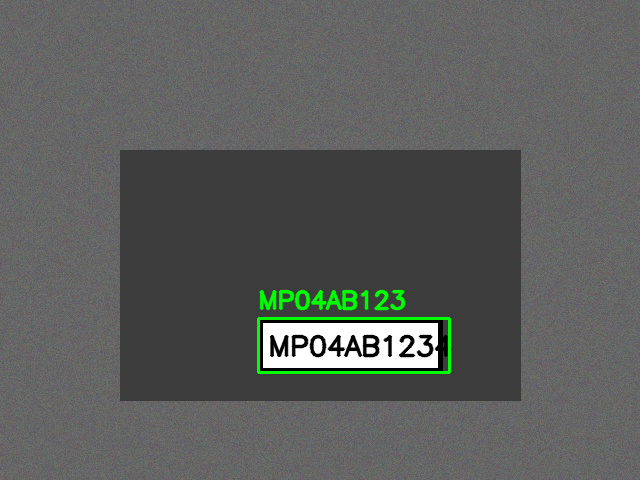
#> input picture synthetic_car1_overlay.png, 640 x 480 px; its folder holds only this picture in this run
$ python main.py -i synthetic_car1_overlay.png
#> lines starting #> are read from the running program, lines starting #| are printed output that depends on the picture; after the words box and inside, x2 and y2 are one past the last pixel; in counts of white or black regions, pixels touching at a corner belong together
### preprocess.py
"""
preprocess.py
-------------
Module 1: Preprocessing

Takes a raw BGR image and produces:
  - grayscale version
  - noise-reduced version (bilateral filter: smooths flat regions,
    preserves edges -- important because plate borders/characters
    are exactly the edges we need to keep sharp)
  - Canny edge map (used downstream for contour-based localization)

Kept deliberately simple / classical (no deep learning), per the
project scope: OpenCV only.
"""

import cv2
import numpy as np


def to_grayscale(image: np.ndarray) -> np.ndarray:
    """Convert a BGR image to single-channel grayscale."""
    if len(image.shape) == 2:
        return image  # already grayscale
    return cv2.cvtColor(image, cv2.COLOR_BGR2GRAY)


def denoise(gray: np.ndarray, d: int = 11, sigma_color: int = 17,
            sigma_space: int = 17) -> np.ndarray:
    """
    Apply a bilateral filter.

    Unlike Gaussian blur, bilateral filtering smooths noise/texture
    while keeping strong edges intact -- which is exactly what we
    want before edge detection, since we don't want to blur away
    the plate's rectangular border.
    """
    return cv2.bilateralFilter(gray, d, sigma_color, sigma_space)


def detect_edges(denoised: np.ndarray, low_thresh: int = 30,
                  high_thresh: int = 200) -> np.ndarray:
    """Run Canny edge detection on the denoised grayscale image."""
    return cv2.Canny(denoised, low_thresh, high_thresh)


def preprocess_image(image: np.ndarray) -> dict:
    """
    Run the full preprocessing pipeline on a single image.

    Returns a dict with each intermediate stage so callers (and the
    debug/report step) can inspect or save every step if needed.
    """
    gray = to_grayscale(image)
    denoised = denoise(gray)
    edges = detect_edges(denoised)

    return {
        "original": image,
        "gray": gray,
        "denoised": denoised,
        "edges": edges,
    }


# [18 lines that do not run on import are left out]

### localize.py
"""
localize.py
-----------
Module 2: Plate Localization

Given the Canny edge map from preprocess.py, this module:
  1. Finds contours in the edge map.
  2. Filters candidate contours by aspect ratio (plates are
     roughly 2:1 to 5:1, width:height) and by minimum/maximum area
     relative to the image, to throw out noise and implausible
     shapes.
  3. Ranks the surviving candidates and returns the best one(s) as
     bounding boxes (x, y, w, h).

Classical contour-geometry approach -- no ML/DL involved.
"""

from dataclasses import dataclass
from typing import List, Tuple

import cv2
import numpy as np


@dataclass
class PlateCandidate:
    x: int
    y: int
    w: int
    h: int
    area: float
    aspect_ratio: float
    score: float

    @property
    def bbox(self) -> Tuple[int, int, int, int]:
        return (self.x, self.y, self.w, self.h)


def find_candidates(
    edges: np.ndarray,
    image_shape: Tuple[int, int],
    min_aspect: float = 2.0,
    max_aspect: float = 5.5,
    min_area_frac: float = 0.001,
    max_area_frac: float = 0.20,
) -> List[PlateCandidate]:
    """
    Find plausible plate bounding boxes from an edge map.

    Args:
        edges: binary edge map (output of Canny).
        image_shape: (height, width) of the original image, used to
            normalize the area thresholds so they scale with image size.
        min_aspect/max_aspect: acceptable width:height ratio range.
        min_area_frac/max_area_frac: acceptable contour area as a
            fraction of the total image area (filters out both tiny
            noise specks and implausibly large regions).

    Returns:
        List of PlateCandidate, sorted best-first (highest score).
    """
    h_img, w_img = image_shape[:2]
    img_area = float(h_img * w_img)

    # Dilate edges slightly so broken/fragmented plate borders (common
    # with Canny on real-world images) connect into closed contours.
    kernel = np.ones((3, 3), np.uint8)
    dilated = cv2.dilate(edges, kernel, iterations=1)

    contours, _ = cv2.findContours(
        dilated, cv2.RETR_LIST, cv2.CHAIN_APPROX_SIMPLE
    )

    candidates: List[PlateCandidate] = []
    for cnt in contours:
        x, y, w, h = cv2.boundingRect(cnt)
        if h == 0:
            continue

        area = float(w * h)
        area_frac = area / img_area
        aspect_ratio = w / float(h)

        if not (min_area_frac <= area_frac <= max_area_frac):
            continue
        if not (min_aspect <= aspect_ratio <= max_aspect):
            continue

        # Score candidates: prefer boxes whose aspect ratio is close
        # to a "typical" plate ratio (~3.5) and that are reasonably
        # large (larger candidates are usually more reliable than
        # tiny fragments that happened to pass the filters).
        target_aspect = 3.5
        aspect_penalty = abs(aspect_ratio - target_aspect)
        score = area_frac * 10.0 - aspect_penalty

        candidates.append(
            PlateCandidate(
                x=x, y=y, w=w, h=h,
                area=area, aspect_ratio=aspect_ratio, score=score,
            )
        )

    candidates.sort(key=lambda c: c.score, reverse=True)
    return candidates


def non_max_suppress(
    candidates: List[PlateCandidate], iou_thresh: float = 0.3
) -> List[PlateCandidate]:
    """
    Simple greedy NMS so overlapping boxes around the same plate
    don't all get reported as separate candidates.
    """
    def iou(a: PlateCandidate, b: PlateCandidate) -> float:
        ax2, ay2 = a.x + a.w, a.y + a.h
        bx2, by2 = b.x + b.w, b.y + b.h
        ix1, iy1 = max(a.x, b.x), max(a.y, b.y)
        ix2, iy2 = min(ax2, bx2), min(ay2, by2)
        iw, ih = max(0, ix2 - ix1), max(0, iy2 - iy1)
        inter = iw * ih
        if inter == 0:
            return 0.0
        union = a.area + b.area - inter
        return inter / union if union > 0 else 0.0

    kept: List[PlateCandidate] = []
    for cand in candidates:
        if all(iou(cand, k) < iou_thresh for k in kept):
            kept.append(cand)
    return kept


def localize_plates(
    edges: np.ndarray,
    image_shape: Tuple[int, int],
    top_k: int = 3,
) -> List[PlateCandidate]:
    """Full localization step: find candidates, dedupe, return top_k."""
    candidates = find_candidates(edges, image_shape)
    candidates = non_max_suppress(candidates)
    return candidates[:top_k]


# [14 lines left out: function draw_candidates, not called in this run]


# [22 lines that do not run on import are left out]

### ocr_report.py
"""
ocr_report.py
-------------
Module 3: OCR / Reporting

Given the original image and the localized plate candidate(s):
  1. Crop the best candidate region.
  2. Binarize it (Otsu threshold) to give Tesseract a clean,
     high-contrast input.
  3. Run pytesseract OCR restricted to a plate-like character
     whitelist.
  4. Draw the bounding box + recognized text on the full image
     (overlay) for visual QA.
  5. Provide helpers to log per-image results to CSV/JSON so a
     batch run produces a flat-file report.

OCR is treated as best-effort: classical localization + Tesseract
(no deep learning) will not match commercial ANPR accuracy, and
that limitation is documented in the README rather than hidden.
"""

import json
import csv
import os
from dataclasses import dataclass, asdict
from typing import List, Optional

import cv2
import numpy as np
import pytesseract

from localize import PlateCandidate


# Plates are (almost always) uppercase letters + digits + occasional
# hyphen/space -- restricting Tesseract's charset measurably improves
# accuracy versus letting it guess from its full dictionary.
TESSERACT_CONFIG = (
    "--psm 7 -c tessedit_char_whitelist=ABCDEFGHIJKLMNOPQRSTUVWXYZ0123456789"
)


@dataclass
class OCRResult:
    image_name: str
    plate_found: bool
    bbox: Optional[tuple]
    aspect_ratio: Optional[float]
    recognized_text: str
    confidence_note: str


def crop_candidate(image: np.ndarray, candidate: PlateCandidate,
                    pad_frac: float = 0.05) -> np.ndarray:
    """Crop the candidate bbox out of the full image, with small padding."""
    h_img, w_img = image.shape[:2]
    pad_x = int(candidate.w * pad_frac)
    pad_y = int(candidate.h * pad_frac)

    x1 = max(0, candidate.x - pad_x)
    y1 = max(0, candidate.y - pad_y)
    x2 = min(w_img, candidate.x + candidate.w + pad_x)
    y2 = min(h_img, candidate.y + candidate.h + pad_y)

    return image[y1:y2, x1:x2]


def binarize_plate(crop: np.ndarray) -> np.ndarray:
    """
    Convert a cropped plate region to a clean black/white image using
    Otsu's method -- gives Tesseract a high-contrast, noise-reduced
    input rather than raw grayscale.
    """
    gray = cv2.cvtColor(crop, cv2.COLOR_BGR2GRAY) if len(crop.shape) == 3 else crop
    gray = cv2.resize(gray, None, fx=2, fy=2, interpolation=cv2.INTER_CUBIC)
    gray = cv2.bilateralFilter(gray, 7, 15, 15)
    _, binary = cv2.threshold(
        gray, 0, 255, cv2.THRESH_BINARY + cv2.THRESH_OTSU
    )
    return binary


def ocr_plate(binary_crop: np.ndarray) -> str:
    """Run Tesseract OCR on a binarized plate crop and clean the result."""
    try:
        raw = pytesseract.image_to_string(binary_crop, config=TESSERACT_CONFIG)
    except pytesseract.TesseractError:
        return ""
    # strip whitespace/newlines Tesseract tends to add
    return "".join(raw.split())


def process_image(
    image: np.ndarray,
    image_name: str,
    candidates: List[PlateCandidate],
) -> OCRResult:
    """
    Run OCR on the best candidate (if any) and return a structured
    result ready to log/report.
    """
    if not candidates:
        return OCRResult(
            image_name=image_name,
            plate_found=False,
            bbox=None,
            aspect_ratio=None,
            recognized_text="",
            confidence_note="no plate-shaped region found",
        )

    best = candidates[0]
    crop = crop_candidate(image, best)
    binary = binarize_plate(crop)
    text = ocr_plate(binary)

    note = "ok" if text else "region found but OCR returned no text " \
                              "(likely low contrast / non-standard font)"

    return OCRResult(
        image_name=image_name,
        plate_found=True,
        bbox=best.bbox,
        aspect_ratio=round(best.aspect_ratio, 2),
        recognized_text=text,
        confidence_note=note,
    )


# [24 lines left out: functions draw_result_overlay, write_csv_report, not called in this run]


def write_json_report(results: List[OCRResult], out_path: str) -> None:
    with open(out_path, "w") as f:
        json.dump([asdict(r) for r in results], f, indent=2)


# [23 lines that do not run on import are left out]

### main.py
"""
main.py
-------
CLI entry point. No GUI -- runs on a folder (or single file) of static
images, saves a bounding-box overlay per image, and writes a batch
CSV + JSON report.

Usage:
    python main.py --input sample_images/ --output output/
    python main.py --input sample_images/car1.jpg --output output/
"""

import argparse
import glob
import os
import sys
import time

import cv2

from preprocess import preprocess_image
from localize import localize_plates, draw_candidates
from ocr_report import (
    process_image,
    draw_result_overlay,
    write_csv_report,
    write_json_report,
)

VALID_EXTS = (".jpg", ".jpeg", ".png", ".bmp", ".tif", ".tiff")


def collect_image_paths(input_path: str) -> list:
    if os.path.isdir(input_path):
        paths = []
        for ext in VALID_EXTS:
            paths.extend(glob.glob(os.path.join(input_path, f"*{ext}")))
            paths.extend(glob.glob(os.path.join(input_path, f"*{ext.upper()}")))
        return sorted(paths)
    elif os.path.isfile(input_path):
        return [input_path]
    else:
        return []


def run_pipeline(image_path: str, output_dir: str, save_debug: bool):
    name = os.path.basename(image_path)
    img = cv2.imread(image_path)
    if img is None:
        print(f"  [skip] could not read {image_path}")
        return None

    stages = preprocess_image(img)
    candidates = localize_plates(stages["edges"], img.shape)
    result = process_image(img, name, candidates)

    overlay = draw_result_overlay(img, result)
    base, _ = os.path.splitext(name)
    overlay_path = os.path.join(output_dir, f"{base}_overlay.png")
    cv2.imwrite(overlay_path, overlay)

    if save_debug:
        debug_path = os.path.join(output_dir, f"{base}_candidates.png")
        cv2.imwrite(debug_path, draw_candidates(img, candidates))
        cv2.imwrite(os.path.join(output_dir, f"{base}_edges.png"), stages["edges"])

    status = f'"{result.recognized_text}"' if result.plate_found else "NOT FOUND"
    print(f"  {name}: {status}  ({result.confidence_note})")
    return result


def main():
    parser = argparse.ArgumentParser(
        description="License plate localization + OCR pipeline (no GUI, CLI only)."
    )
    parser.add_argument("--input", "-i", required=True,
                         help="Path to an image file or a directory of images.")
    parser.add_argument("--output", "-o", default="output",
                         help="Directory to write overlays + reports to.")
    parser.add_argument("--debug", action="store_true",
                         help="Also save intermediate edge maps and all "
                              "candidate boxes (not just the best one).")
    args = parser.parse_args()

    os.makedirs(args.output, exist_ok=True)

    image_paths = collect_image_paths(args.input)
    if not image_paths:
        print(f"No images found at: {args.input}")
        sys.exit(1)

    print(f"Found {len(image_paths)} image(s). Running pipeline...")
    start = time.time()

    results = []
    for path in image_paths:
        r = run_pipeline(path, args.output, args.debug)
#> in run_pipeline, img is the input picture: shape (480, 640, 3); mean B, G, R 91, 93.4, 91
#> in detect_edges, `return cv2.Canny(denoised, low_thresh, high_thresh)`:
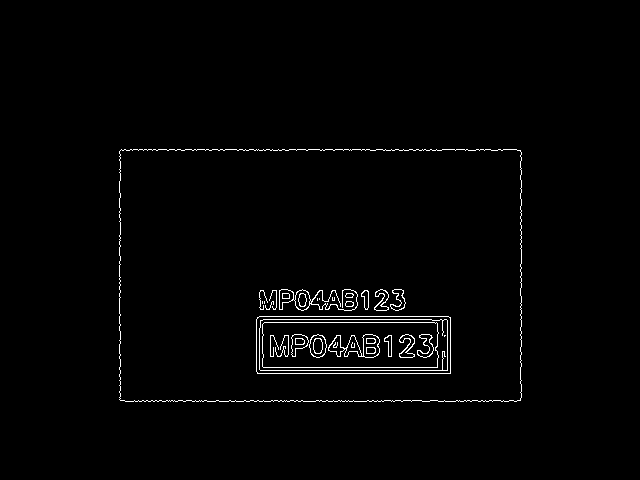
#> returned value: shape (480, 640); 1.4% white in thin lines or dots, all inside (x1, y1, x2, y2) = (119, 149, 522, 402)
#> in run_pipeline, `stages = preprocess_image(img)`: stages = 4 items
#> in find_candidates, `dilated = cv2.dilate(edges, kernel, iterations=1)`:
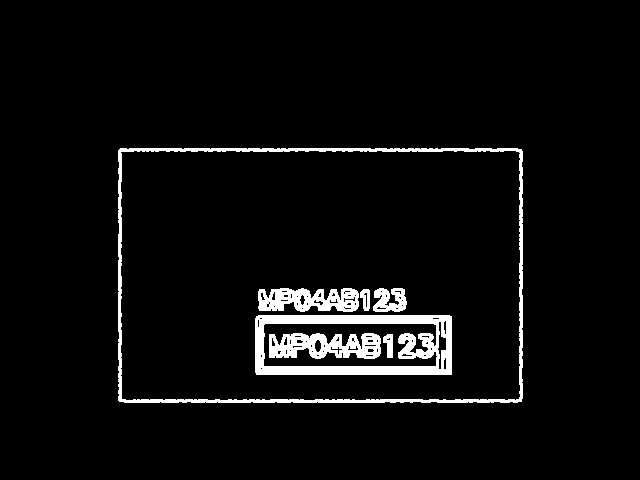
#> dilated: shape (480, 640); 4.6% white; 7 white regions
#> in find_candidates, `contours, _ = cv2.findContours( dilated, cv2.RETR_LIST, cv2.CHAIN_APPR..`: contours = 90 contours, 61 with area under 20; largest, box (x1, y1, x2, y2) and area: (118, 148, 523, 403) 102387, (120, 150, 521, 401) 99126, (255, 315, 452, 375) 11557, (263, 323, 438, 367) 6800, (269, 333, 381, 359) 2071
#> the loop in find_candidates, `for cnt in contours:` made 90 passes
#> (x, y, w, h, area, area_frac, aspect_ratio) on passes 4, 10, 27, 31, 32, 34, 38, 39, 45, 46, 50, 56: (365, 354, 9, 3, 27, 8.79e-05, 3), (277, 350, 5, 5, 25, 8.14e-05, 1), (367, 339, 7, 4, 28, 9.11e-05, 1.75), (386, 337, 5, 4, 20, 6.51e-05, 1.25), (351, 337, 4, 5, 20, 6.51e-05, 0.8), (335, 336, 5, 6, 30, 9.77e-05, 0.833), (365, 335, 8, 3, 24, 7.81e-05, 2.67), (294, 335, 8, 3, 24, 7.81e-05, 2.67), (257, 319, 3, 9, 27, 8.79e-05, 0.333), (432, 317, 8, 3, 24, 7.81e-05, 2.67), (344, 307, 8, 3, 24, 7.81e-05, 2.67), (266, 303, 4, 5, 20, 6.51e-05, 0.8)
#> after the loop in find_candidates, `for cnt in contours:`: candidates = 4 items
#> the loop in non_max_suppress, `for cand in candidates:` made 4 passes
#> after the loop in non_max_suppress, `for cand in candidates:`: kept = 3 items
#> in crop_candidate, `return image[y1:y2, x1:x2]`:
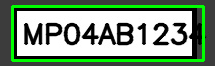
#> returned value: shape (66, 215, 3); mean of channels 0, 1, 2 126.7, 153.1, 126.7; drawn as B, G, R
#> in binarize_plate, `gray = cv2.cvtColor(crop, cv2.COLOR_BGR2GRAY) if len(crop.shape) == 3 ..`:
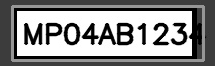
#> gray: shape (66, 215); min 0, max 255, mean 142.2
#> in binarize_plate, `gray = cv2.resize(gray, None, fx=2, fy=2, interpolation=cv2.INTER_CUBIC)`:
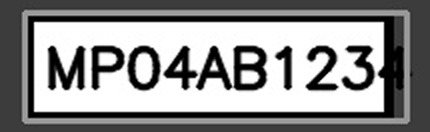
#> gray: shape (132, 430); min 0, max 255, mean 142.7
#> in binarize_plate, `_, binary = cv2.threshold( gray, 0, 255, cv2.THRESH_BINARY + cv2.THRES..`:
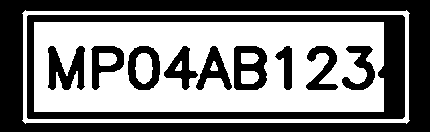
#> binary: shape (132, 430); 51% white; 11 black regions, largest, box (x1, y1, x2, y2) and area: (0, 0, 430, 132) 13524, (27, 15, 405, 119) 7854, (48, 46, 85, 90) 993
        if r is not None:
            results.append(r)

    csv_path = os.path.join(args.output, "report.csv")
    json_path = os.path.join(args.output, "report.json")
    write_csv_report(results, csv_path)
    write_json_report(results, json_path)

    elapsed = time.time() - start
    found = sum(1 for r in results if r.plate_found)
    print("\n--- Summary ---")
    print(f"Processed: {len(results)} image(s) in {elapsed:.2f}s")
    print(f"Plate region found: {found}/{len(results)}")
    print(f"Report written to: {csv_path}, {json_path}")
    print(f"Overlays written to: {args.output}/")


if __name__ == "__main__":
    main()
#> (the call stopped at in ocr_plate, `raw = pytesseract.image_to_string(binary_crop, config=TESSERACT_CONFIG)`: pytesseract is not available in this run)
